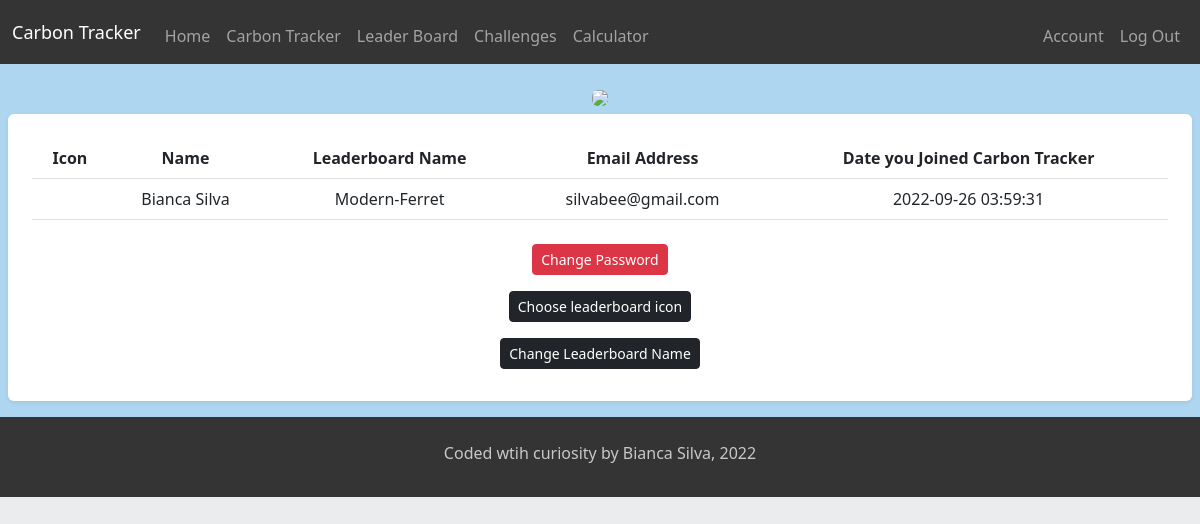
Page /account (signed in) on the committed database.
### tables this page shows
CREATE TABLE users (id INTEGER PRIMARY KEY AUTOINCREMENT NOT NULL, name TEXT NOT NULL, email TEXT NOT NULL, leaderboardname TEXT NOT NULL, hash TEXT NOT NULL, datejoined DATETIME DEFAULT CURRENT_TIMESTAMP, icon TEXT);

### app.py (the view)
@app.route("/account", methods=["GET", "POST"])
@login_required
def account():
  get_user_info = db.execute("SELECT icon, name, leaderboardname, email, datejoined FROM users WHERE id=?", session.get("user_id"))
  print("User's info: ", get_user_info)
  if len(get_user_info) == 0:
      name = "unknown"
      leaderboardname = "unknown"
      emailaddy =  "unknown"
      datejoined = "unknown"
  else:
    for info in get_user_info:
      icon = info['icon']
      name = info['name']
      leaderboardname = info['leaderboardname']
      emailaddy = info['email']
      datejoined = info['datejoined']
  print("USER INFO: ", get_user_info)
  if request.method == "POST":
    print("We're in post")
    return render_template("/changepassword.html")
  else:
    print("We're in get")
  return render_template("/account.html", icon=icon, name=name, leaderboardname=leaderboardname, emailaddy=emailaddy, datejoined=datejoined)

### app.py (called while the page is built)
@app.after_request
def after_request(response):
  response.headers["Cache-control"] = "no-cache, no-store, must-revalidate"
  response.headers["Expires"] = 0
  response.headers["Pragma"] = "no-cache"
  return response

### helpers.py (called while the page is built)
def login_required(f):
    @wraps(f)
    def decorated_function(*args, **kwargs):
      if session.get("user_id") is None:
        return redirect("/login")
      return f(*args, **kwargs)
    return decorated_function

### templates/account.html (shortened to what this page needs)
{% extends "layout.html" %}
{% block main %}
<form action="/account" method="get" class="account-background">
  <div class="container-fluid mt-2 p-2">
    <img class="img-fluid w-50 justify-content-center mb-2 rounded-2 shadow-3" src="/static/forest.jpg" >
    <div class="card float-right p-2 border-0 shadow-sm rounded">
      <div class="card-body">
          <table class="table">
            <thead class="thead-dark">
              <tr>
                <th class="mt-3 mb-2">Icon</th>
                <th >Name</th>
                <th>Leaderboard Name</th>
                <th>Email Address</th>
                <th>Date you Joined Carbon Tracker</th>
              </tr>
            </thead>
            <tbody>
              <tr>
                <td>
                </td>
                  <td>
                    {{name}}
                  </td>
                  <td>
                    {{leaderboardname}}
                  </td>
                  <td>
                    {{emailaddy}}
                  </td>
                  <td>
                    {{datejoined}}
                  </td>
                </tr>
            </tbody>
          </table>
          </form>
            <form action="/account" method="post" class="float-right">
            <button action="/changepassword" method="post" type="submit" id="password" name="password" class="btn btn-danger btn-sm float-right m-2">Change Password</button>
          </form>
      <form action="/leaderboardicon" method="post" class="float-right">
        <button action="/history" method="post" type="submit" id="name" name="name" class="btn btn-dark btn-sm float-right m-2 mx-auto">Choose leaderboard icon</button>
      </form>
      <form action="/changename" method="post" class="float-right">
        <button action="/changename" method="post" type="submit" id="name" name="name" class="btn btn-dark btn-sm float-right m-2">Change Leaderboard Name</button>
      </form>
      {% endblock %}

### static/styles.css (style rules this page uses)
body { background-color: #EAECEE; }

### rows in the picture
users: name "Bianca Silva", leaderboardname "Modern-Ferret", email "silvabee@gmail.com", datejoined "2022-09-26 03:59:31"
